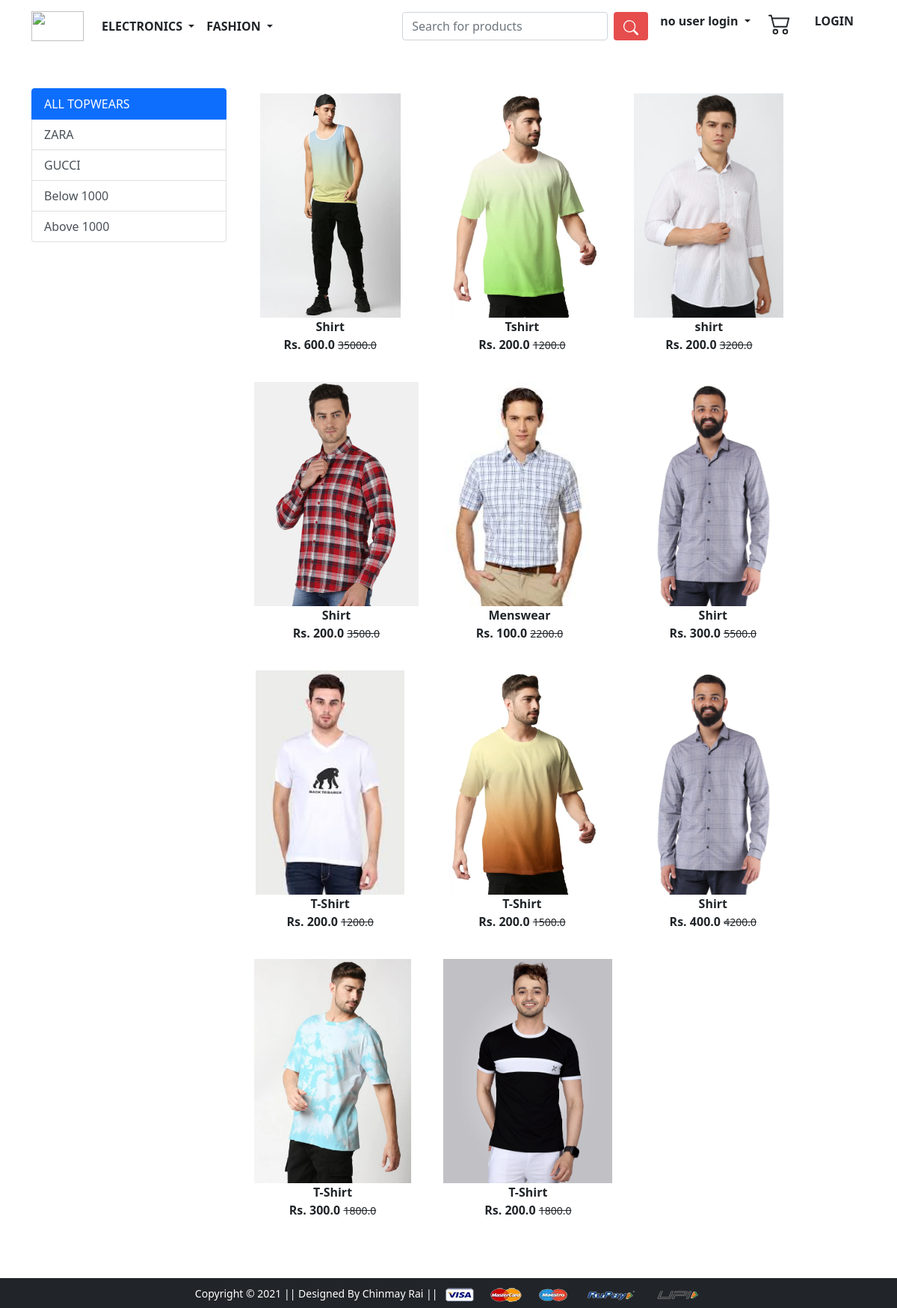
Page /topwear/ on the earlier database version.
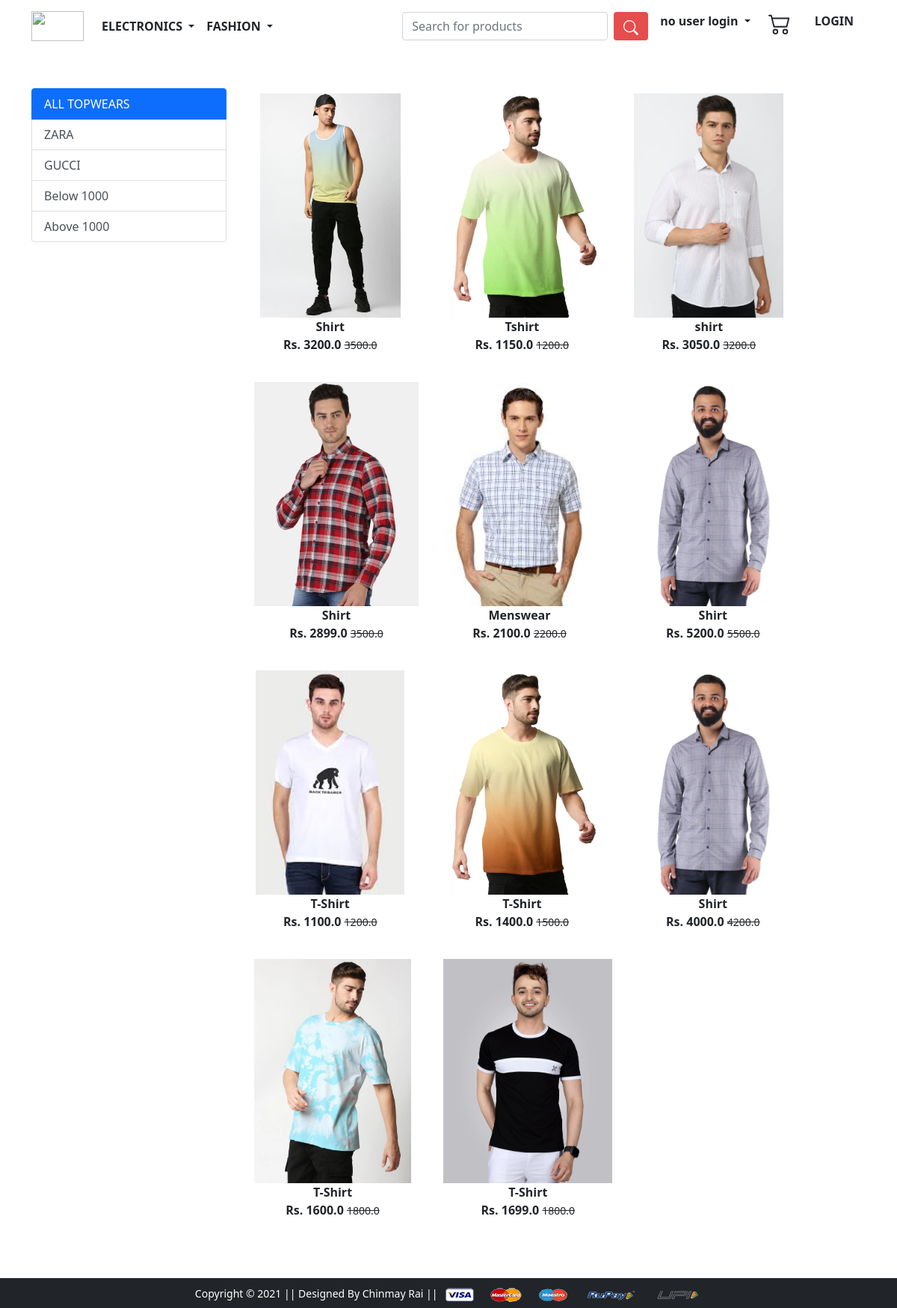
Same page on the later database version.
### app/models.py (models this page shows, shortened)
class Product(models.Model):
    title = models.CharField(max_length=100)
    selling_price=models.FloatField()
    discounted_price=models.FloatField()
    description=models.TextField()
    brand = models.CharField(max_length=200)
    category = models.CharField(choices = CATEGORY_CHOICES,max_length=2)
    product_image = models.ImageField(upload_to='producting')

### app/views.py (the view)
# urls.py: path('topwear/', views.topwear, name='topwear'),
def topwear(request, data=None):
    if data == None:
        topwears = Product.objects.filter(category='TW')
    elif data=='ZARA' or data== 'GUCCI':
        topwears = Product.objects.filter(category='TW').filter(brand=data)
    elif data == 'below':
        topwears = Product.objects.filter(category='TW').filter(discounted_price__lt=1000)
    elif data == 'above':
        topwears = Product.objects.filter(category='TW').filter(discounted_price__gt=1000)
    return render(request, 'app/topwear.html',{'topwears':topwears})

### app/templates/app/topwear.html (shortened to what this page needs)
{% extends 'app/base.html' %}
{% load static %}
{% block main-content %}
<div class="container my-5">
 <div class="row">
  <div class="col-sm-3">
    <div class="list-group">
        <a href="{% url 'topwear' %}"
        class="list-group-item list-group-item-action active" area-current="true">ALL TOPWEARS</a>
        <a href="{% url 'topweardata' 'ZARA' %}"
        class="list-group-item list-group-item-action " area-current="true">ZARA</a>
        <a href="{% url 'topweardata' 'GUCCI' %}"
        class="list-group-item list-group-item-action" area-current="true">GUCCI</a>
        <a href="{% url 'topweardata' 'below' %}"
        class="list-group-item list-group-item-action" area-current="true">Below 1000</a>
        <a href="{% url 'topweardata' 'above' %}"
        class="list-group-item list-group-item-action" area-current="true">Above 1000</a>
      </div>
  </div>
  <div class="col-sm-8">
    <div class="row">
      {% for product in topwears %}
        <div class="col-sm-4 text-center mb-4">
          <a href="{% url 'product-detail' product.id %}" class="btn">
            <div class="item">
              <img src="{{product.product_image.url}}" alt="" height="300" class="">
              <div class="fw-bold">{{product.title}}</div>
              <div class="fw-bold">Rs. {{product.discounted_price}}
                <small class="fw-light text-decoration-line-through">{{product.selling_price}}</small>
              </div>
            </div>
          </a>
        </div>
      {% endfor%}
    </div>
  </div>
 </div>
</div>
{% endblock main-content %}

Differences in the rows shown:
changed Product (number 1 of 11 on the later page): discounted_price "600.0" → "3200.0"; selling_price "35000.0" → "3500.0"
changed Product "Tshirt": discounted_price "200.0" → "1150.0"
changed Product "shirt": discounted_price "200.0" → "3050.0"
changed Product (number 4 of 11 on the later page): discounted_price "200.0" → "2899.0"
changed Product "Menswear": discounted_price "100.0" → "2100.0"
changed Product (number 6 of 11 on the later page): discounted_price "300.0" → "5200.0"
changed Product (number 7 of 11 on the later page): discounted_price "200.0" → "1100.0"
changed Product (number 8 of 11 on the later page): discounted_price "200.0" → "1400.0"
changed Product (number 9 of 11 on the later page): discounted_price "400.0" → "4000.0"
changed Product (number 10 of 11 on the later page): discounted_price "300.0" → "1600.0"
changed Product (number 11 of 11 on the later page): discounted_price "200.0" → "1699.0"
